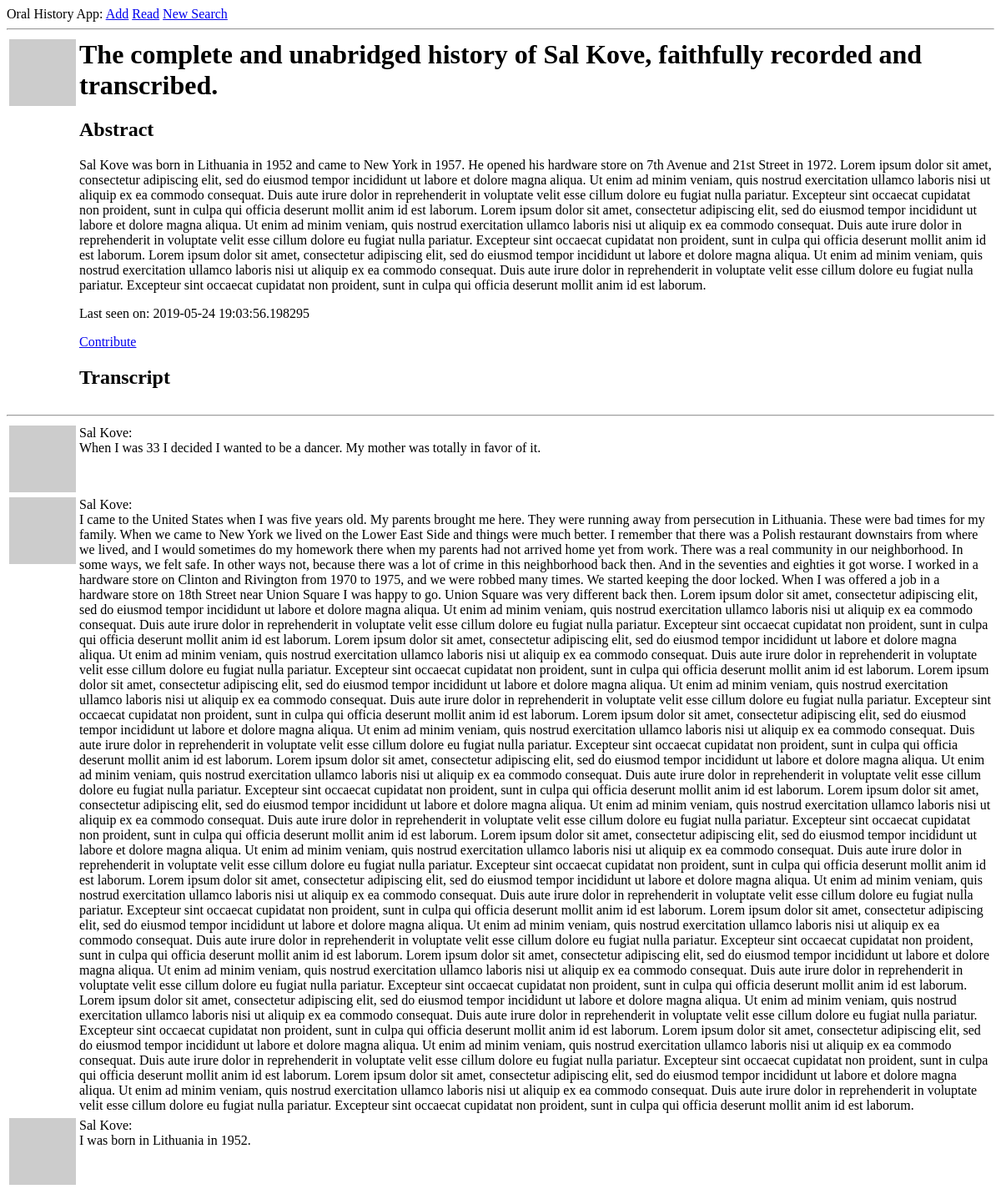
Page /user/Sal Kove (signed in) on the earlier database version.
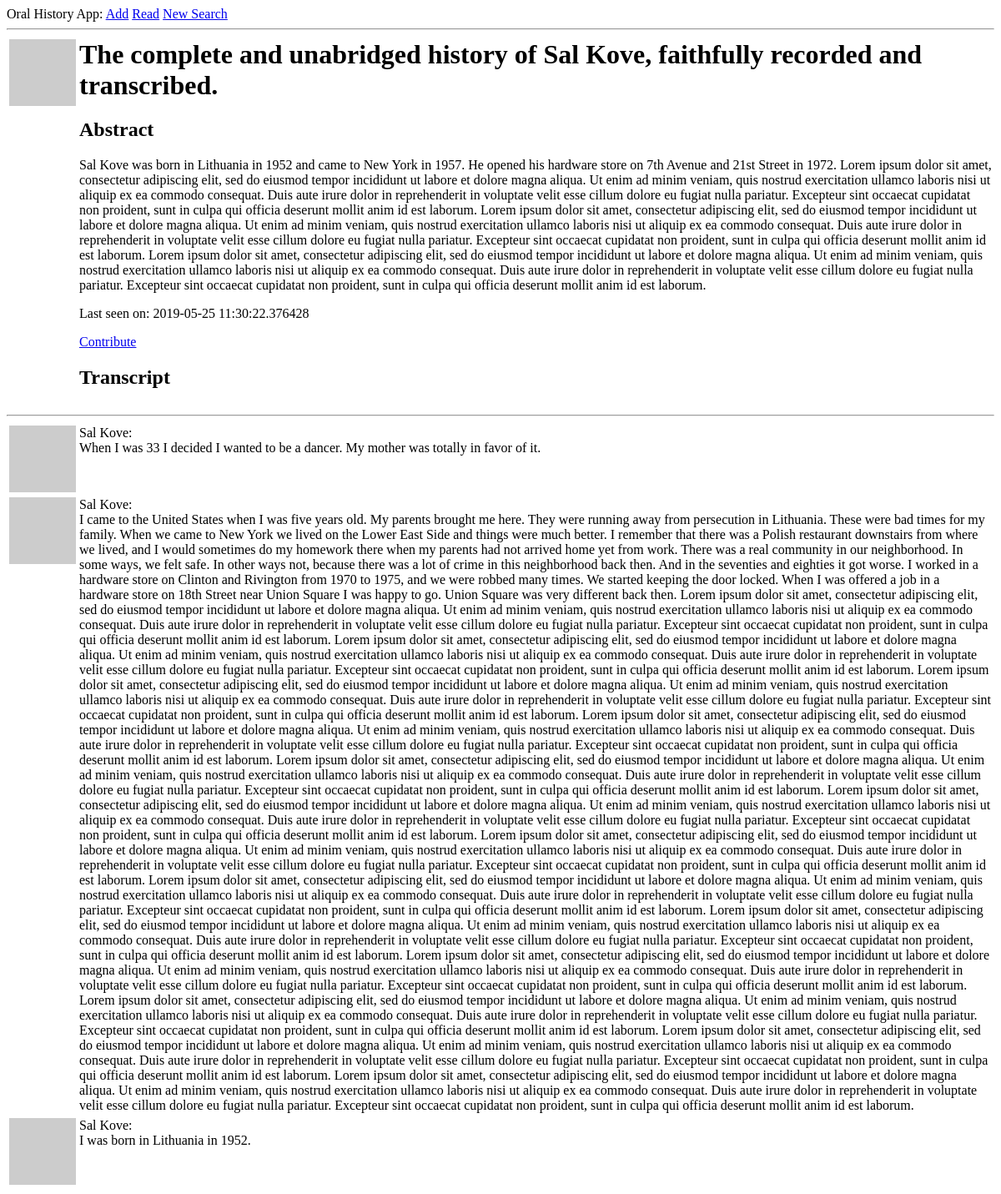
Same page on the later database version.
### app/models.py (models this page shows, shortened)
class User(UserMixin, db.Model):
    id = db.Column(db.Integer, primary_key=True)
    username = db.Column(db.String(64), index=True, unique=True)
    email = db.Column(db.String(120), index=True, unique=True)
    password_hash = db.Column(db.String(128))
    posts = db.relationship('Post', backref='author', lazy='dynamic')
    about_me = db.Column(db.String(3000))
    last_seen = db.Column(db.DateTime, default=datetime.utcnow)
    followed = db.relationship(
        'User', secondary=followers,
        primaryjoin=(followers.c.follower_id == id),
        secondaryjoin=(followers.c.followed_id == id),
        backref=db.backref('followers', lazy='dynamic'), lazy='dynamic')
    def avatar(self, size):
        digest = md5(self.email.lower().encode('utf-8')).hexdigest()
        return 'https://www.gravatar.com/avatar/{}?d=identicon&s={}'.format(
            digest, size)
    def is_following(self, user):
        return self.followed.filter(
            followers.c.followed_id == user.id).count() > 0

class Post(db.Model):
    id = db.Column(db.Integer, primary_key=True)
    body = db.Column(db.String(10000))
    timestamp = db.Column(db.DateTime, index=True, default=datetime.utcnow)
    user_id = db.Column(db.Integer, db.ForeignKey('user.id'))

### app/routes.py (the view)
@app.route('/user/<username>')
@login_required
def user(username):
    user = User.query.filter_by(username=username).first_or_404()
    page = request.args.get('page', 1, type=int)
    posts = user.posts.order_by(Post.timestamp.desc()).paginate(
        page, app.config['POSTS_PER_PAGE'], False)
    next_url = url_for('user', username=user.username, page=posts.next_num) \
        if posts.has_next else None
    prev_url = url_for('user', username=user.username, page=posts.prev_num) \
        if posts.has_prev else None
    return render_template('user.html', user=user, posts=posts.items,
                           next_url=next_url, prev_url=prev_url)

### app/models.py (called while the page is built)
@login.user_loader
def load_user(id):
    return User.query.get(int(id))

### app/routes.py (called while the page is built)
@app.before_request
def before_request():
    if current_user.is_authenticated:
        current_user.last_seen = datetime.utcnow()
        db.session.commit()

### app/templates/user.html
{% extends "base.html" %}
{% block content %}
    <table>
        <tr valign="top">
            <td><img src="{{ user.avatar(128) }}"></td>
            <td>
                <h1>The complete and unabridged history of {{ user.username }}, faithfully recorded and transcribed.</h1>
                <h2>Abstract</h2>
                {% if user.about_me %}<p>{{ user.about_me }}</p>{% endif %}
                {% if user.last_seen %}<p>Last seen on: {{ user.last_seen }}</p>{% endif %}
                {% if user == current_user %}
                <p><a href="{{ url_for('edit_profile') }}">Edit abstract</a></p>
                {% elif not current_user.is_following(user) %}
                <p><a href="{{ url_for('follow', username=user.username) }}">Contribute</a></p>
                {% else %}
                <p><a href="{{ url_for('unfollow', username=user.username) }}">Stop contributing</a></p>
                {% endif %}
                <h2>Transcript</h2>
            </td>
        </tr>
    </table>
    <hr>
    {% for post in posts %}
        {% include '_post.html' %}
    {% endfor %}
{% endblock %}

### app/templates/base.html (shortened to what this page needs)
<html>
    <head>
    </head>
    <body>
        <div>
            Oral History App:
            <a href="{{ url_for('index') }}">Add</a>
            {% if current_user.is_anonymous %}
            <a href="{{ url_for('login') }}">Find</a>
            {% else %}
            <a href="{{ url_for('user', username=current_user.username) }}">Read</a>
            <a href="{{ url_for('logout') }}">New Search</a>
            {% endif %}
        </div>
        <hr>
        {% block content %}{% endblock %}
    </body>
</html>

### app/templates/_post.html
<table>
    <tr valign="top">
        <td><img src="{{ post.author.avatar(36) }}"></td>
        <td>{{ post.author.username }}:<br>{{ post.body }}</td>
    </tr>
</table>

Differences in the rows shown:
changed User "Sal Kove": last_seen "2019-05-24 19:03:56.198295" → "2019-05-25 11:30:22.376428"
